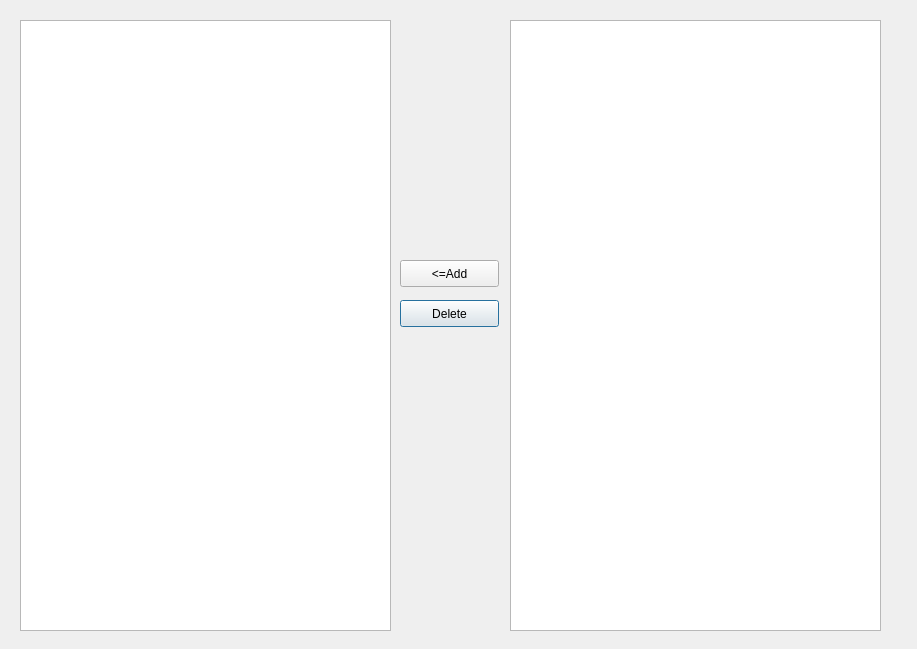
<?xml version="1.0" encoding="UTF-8"?>
<ui version="4.0">
 <class>Dialog</class>
 <widget class="QDialog" name="Dialog">
  <property name="geometry">
   <rect>
    <x>0</x>
    <y>0</y>
    <width>917</width>
    <height>649</height>
   </rect>
  </property>
  <property name="windowTitle">
   <string>Dialog</string>
  </property>
  <widget class="QTableView" name="tableView">
   <property name="geometry">
    <rect>
     <x>20</x>
     <y>20</y>
     <width>371</width>
     <height>611</height>
    </rect>
   </property>
  </widget>
  <widget class="QPushButton" name="pushButton">
   <property name="geometry">
    <rect>
     <x>400</x>
     <y>300</y>
     <width>99</width>
     <height>27</height>
    </rect>
   </property>
   <property name="text">
    <string>Delete</string>
   </property>
  </widget>
  <widget class="QTableView" name="tableView_2">
   <property name="geometry">
    <rect>
     <x>510</x>
     <y>20</y>
     <width>371</width>
     <height>611</height>
    </rect>
   </property>
  </widget>
  <widget class="QPushButton" name="pushButton_2">
   <property name="geometry">
    <rect>
     <x>400</x>
     <y>260</y>
     <width>99</width>
     <height>27</height>
    </rect>
   </property>
   <property name="text">
    <string>&lt;=Add</string>
   </property>
  </widget>
 </widget>
 <resources/>
 <connections/>
</ui>
